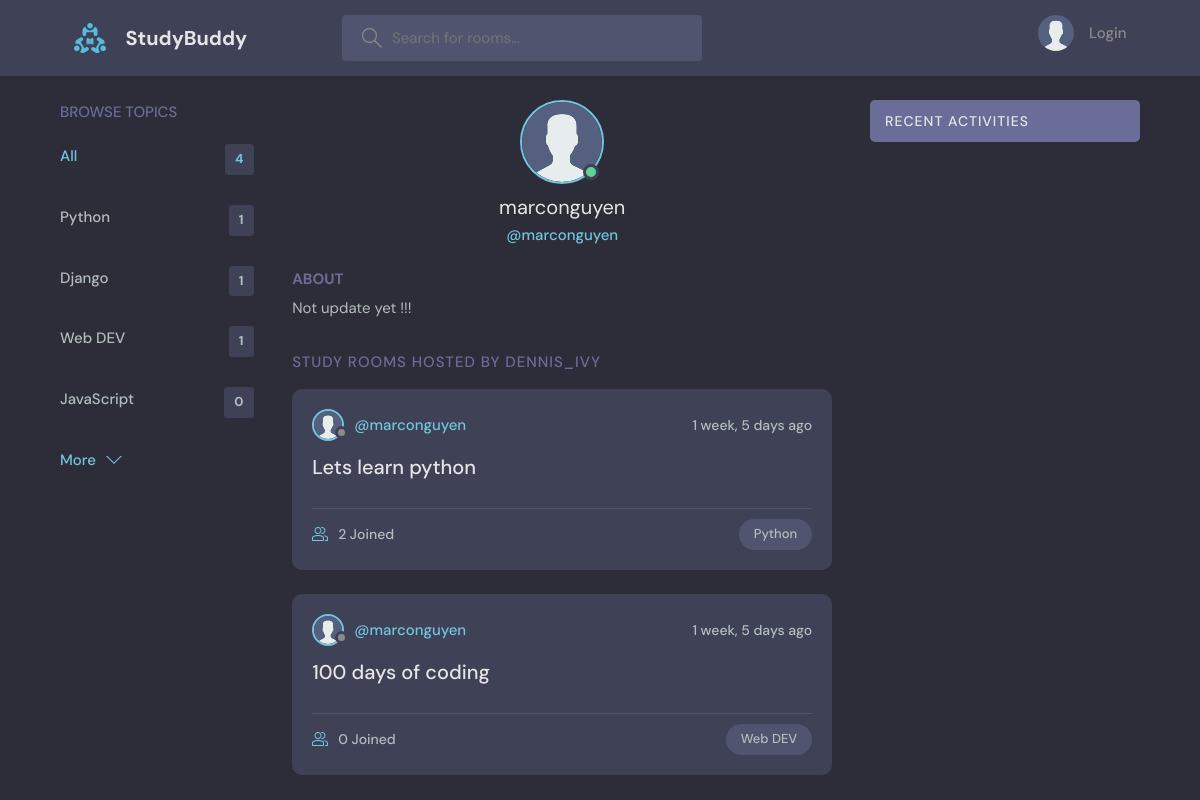
/profile/1/, run on an earlier commit of the app's database.
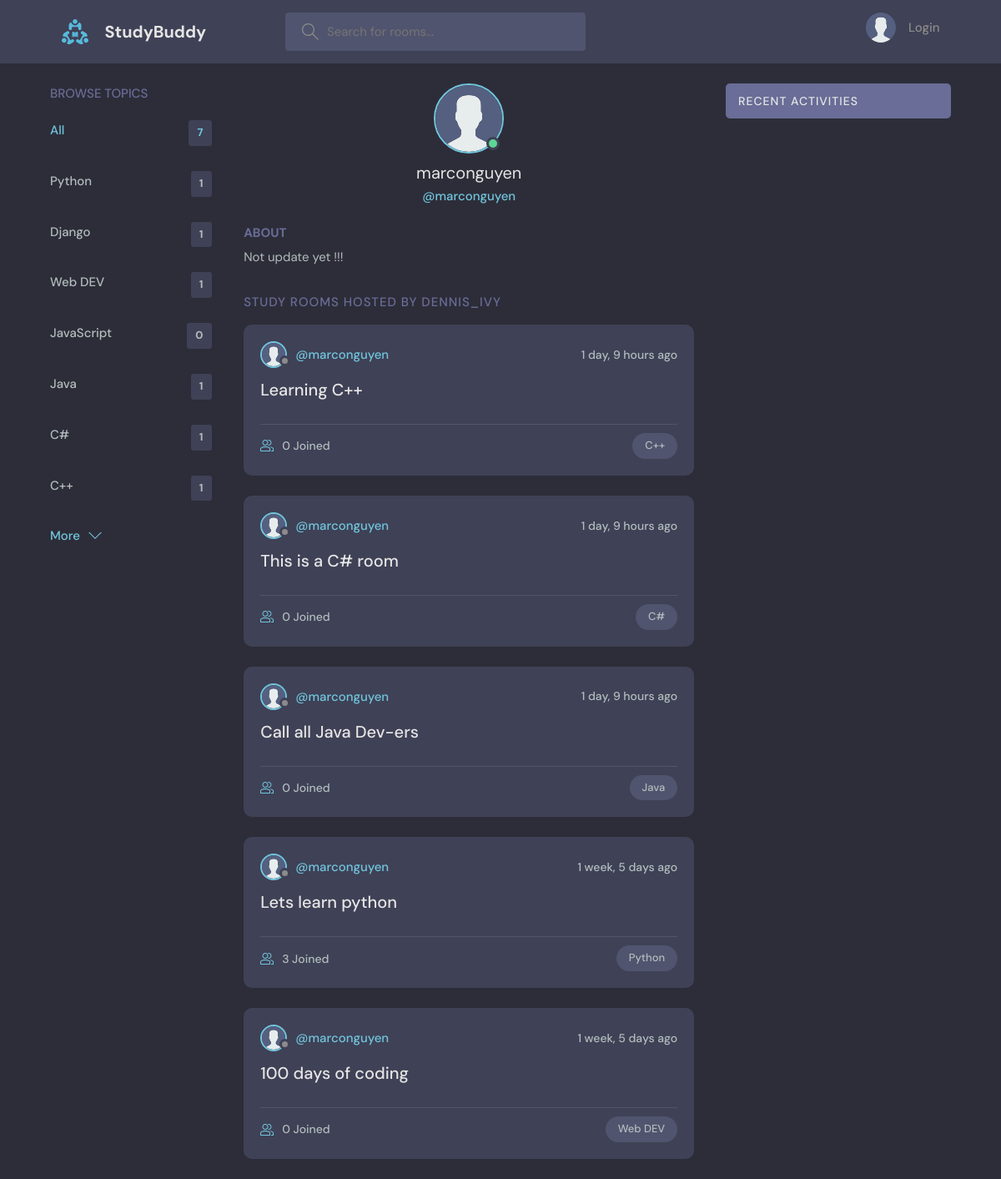
And on a later commit of the database.
### base/models.py (models this page shows, shortened)
class Topic(models.Model):
    name = models.CharField(max_length= 200)

class Room(models.Model): # Từ Room viết hoa chữ R như trong class code trong python
    host = models.ForeignKey(User, on_delete= models.SET_NULL, null= True)
    topic = models.ForeignKey(Topic, on_delete= models.SET_NULL, null= True)
    name = models.CharField(max_length= 200)
    description = models.TextField(null= True, blank= True)
    participants = models.ManyToManyField(User, related_name= 'participants', blank= True) # đang ở trong trang web, sử dụng mối quan hệ many to many
    updated = models.DateTimeField(auto_now= True) # auto now -> takes a snapshot on every time we save item(s)
    created = models.DateTimeField(auto_now_add= True) # created -> takes a stamp when we first create item
    class Meta:
        ordering = ['-updated', '-created'] # bỏ thêm dấu - để lên đầu, ko thì ở chót

### base/views.py (the view)
# urls.py: path('profile/<str:pk>/', views.userProfile, name= 'user-profile'),
def userProfile(request, pk):
    user = User.objects.get(id= pk)
    rooms = user.room_set.all()
    room_message = user.message_set.all()
    topics = Topic.objects.all()
    context = {'user': user, 'rooms': rooms, 'room_message': room_message, 'topics': topics}
    return render(request, 'base/profile.html', context)

### base/templates/base/profile.html (shortened to what this page needs)
{% extends 'main.html' %}
{% load static %}
{% block content %}
<main class="profile-page layout layout--3">
  <div class="container">
  <div>
    {% include 'base/topics_component.html' %}
  </div>
    <div class="roomList">
      <div class="profile">
        <div class="profile__avatar">
          <div class="avatar avatar--large active">
            <img src="{% static 'images/avatar.svg' %}" />
          </div>
        </div>
        <div class="profile__info">
          <h3>{{user.username}}</h3>
          <p>@{{user.username}}</p>
        </div>
        <div class="profile__about">
          <h3>About</h3>
          <p>
            Not update yet !!!
          </p>
        </div>
      </div>
      <div class="roomList__header">
        <div>
          <h2>Study Rooms Hosted by dennis_ivy</a>
          </h2>
        </div>
      </div>
      <div>
        {% include 'base/feed_component.html' %}
      </div>
    </div>
    <div>
      {% include 'base/activity_component.html' %}
    </div>
</main>
{% endblock content %}

### templates/main.html (shortened to what this page needs)
<!DOCTYPE html>
{% load static %}
<html lang="en">
    <head>
    <link rel="stylesheet" href="{% static 'styles/style.css' %}" />
    </head>
    <body>
        {% include 'navbar.html' %}
        {% block content %}
        {% endblock %}
    </body>
</html>

### templates/navbar.html (shortened to what this page needs)
{% load static %}
<header class="header header--loggedIn">
    <div class="container">
    <a href="{% url 'home' %}" class="header__logo">
        <img src="{% static 'images/logo.svg' %}" />
        <h1>StudyBuddy</h1>
    </a>
    <form class="header__search" method="GET" action="{%url 'home'%}">
        <label>
        <input placeholder="Search for rooms..." />
        </label>
    </form>
    <nav class="header__menu">
        {% if request.user.is_authenticated %}
        <div class="header__user">
        <a href="{% url 'user-profile' user.id %}">
            <div class="avatar avatar--medium active">
                <img src="{% static 'images/avatar.svg' %}" />
            </div>
            <p>{{request.user.username}} <span>@{{request.user.username}}</span></p>
        </a>
        <button class="dropdown-button">
            <svg version="1.1" xmlns="http://www.w3.org/2000/svg" width="32" height="32" viewBox="0 0 32 32">
            <title>chevron-down</title>
            <path d="M16 21l-13-13h-3l16 16 16-16h-3l-13 13z"></path>
            </svg>
        </button>
        </div>
        {% else %}
        <a href="{% url 'login' %}">
            <img src="{% static 'images/avatar.svg' %}" />
            <p>Login</p>
        </a>
        {% endif %}
    </nav>
    </div>
</header>

### base/templates/base/topics_component.html (shortened to what this page needs)
<div class="topics">
    <div class="topics__header">
        <h2>Browse Topics</h2>
    </div>
    <ul class="topics__list">
        <li>
            <a href="{% url 'home' %}" class="active">All <span>{{topics.count}}</span></a>
        </li>
        {% for topic in topics %}
        <li>
            <a href="{% url 'home' %}?q={{topic.name}}">{{topic.name}}<span>{{topic.room_set.all.count}}</span></a>
        </li>
        {% endfor %}
    </ul>
    <a class="btn btn--link" href="{% url 'topics' %}">
      More
      <svg version="1.1" xmlns="http://www.w3.org/2000/svg" width="32" height="32" viewBox="0 0 32 32">
        <title>chevron-down</title>
        <path d="M16 21l-13-13h-3l16 16 16-16h-3l-13 13z"></path>
      </svg>
    </a>
</div>

### base/templates/base/feed_component.html (shortened to what this page needs)
{% load static %}
{% for room in rooms %}
    <div class="roomListRoom">
        <div class="roomListRoom__header">
            <a href="{% url 'user-profile' room.host.id %}" class="roomListRoom__author">
                <div class="avatar avatar--small">
                    <img src="{% static 'images/avatar.svg' %}" />
                </div>
                <span>@{{room.host.username}}</span>
            </a>
            <div class="roomListRoom__actions">
                <span>{{room.created|timesince}} ago</span>
            </div>
        </div>
        <div class="roomListRoom__content">
            <a href="{% url 'room' room.id %}">{{room.name}}</a>
        </div>
        <div class="roomListRoom__meta">
            <a href="{% url 'room' room.id %}" class="roomListRoom__joined">
                {{room.participants.all.count}} Joined
            </a>
            <p class="roomListRoom__topic">{{room.topic.name}}</p>
        </div>
    </div>
{% endfor %}

### base/templates/base/activity_component.html (shortened to what this page needs)
{% load static %}
<div class="activities">
    <div class="activities__header">
        <h2>Recent Activities</h2>
    </div>
</div>

What changed in the data, as far as the page shows it:
added Topic: name "Java", room_set.all.count "1"
added Topic: name "C#", room_set.all.count "1"
added Topic: name "C++", room_set.all.count "1"
added Room: host.username "marconguyen", created "1 day, 9 hours", name "Learning C++", participants.all.count "0", topic.name "C++"
added Room: host.username "marconguyen", created "1 day, 9 hours", name "This is a C# room", participants.all.count "0", topic.name "C#"
added Room: host.username "marconguyen", created "1 day, 9 hours", name "Call all Java Dev-ers", participants.all.count "0", topic.name "Java"
computed for Room "Lets learn python": participants.all.count "2" → "3"
Also different on the page:
{{ topics.count }}: "4" → "7"
